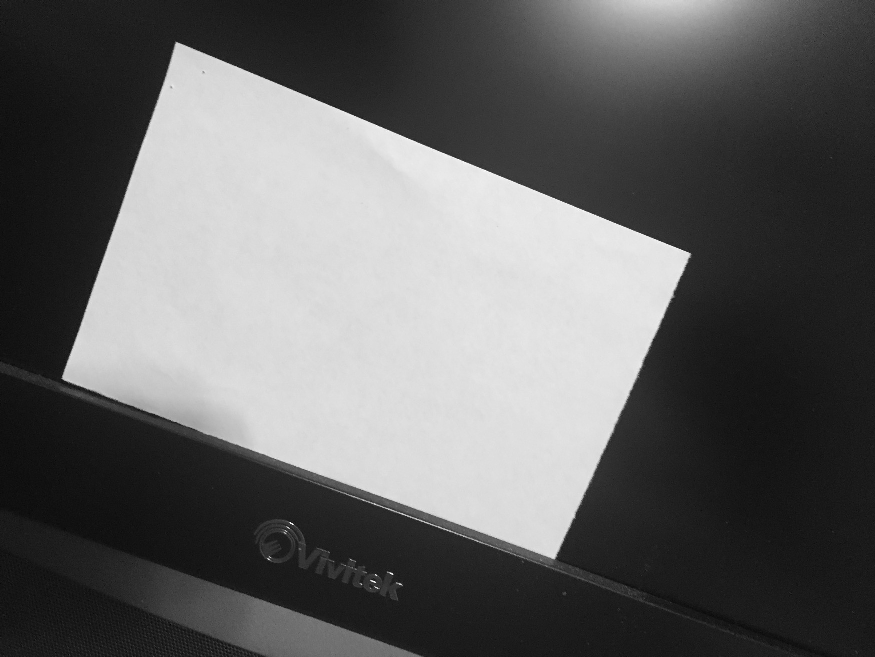
%> input picture E19 - Region Segmentation/input.png, 875 x 657 px
$ octave E19.m   (GNU Octave 9; MATLAB toolbox functions it lacks are replaced by stand-ins)
%> lines starting %> are read from the running program, lines starting %| are printed output that depends on the picture; in (x1, y1, x2, y2) boxes, pixels count from 0 and x2, y2 are one past the last pixel; in counts of white or black regions, pixels touching at a corner belong together; the program's own positions count from 1
### E19 - Region Segmentation/visualize_sp.m
function visualize_sp ( f, regionIm )

g = zeros(size(f), 'uint8');

r0 = min(regionIm(:));
r1 = max(regionIm(:));

for r = r0:r1
    t = regionIm == r;

    t2 = f(t);
    if ( numel(t2) > 0)
        g(t) = uint8(mean(t2));
    end
end

imshow ( g );

### E19 - Region Segmentation/E19.m
%f = imread('quad.png');% first part
%f = imread('diamond.png'); % second step
f =  imread('input.png'); %last step
%> f is the input picture: size 657x875 uint8; min 2, max 252, mean 98.6

[R,C] = size(f);% making all one matrix
%> R = 657; C = 875
allOne = ones(R,C);

processList = [1]; % create process List
T = 20; % the T value from assignment
regionNumber = 1; % start allOne number with 1
% quad T=100, diamond T = 20, input T = 10,20

while (numel(processList)>0)
    firstElement = processList(1);% get the first element
    processList = [processList(2:end)]; % move to next

    %calcuate the SD
    [R,C] = find(allOne == firstElement);
    %SD = std2(f);% not work
    SD =  std2(f(R(1):R(end),C(1):C(end)));

    if(SD>T)
        [R, C] = find(allOne==firstElement);
        rowStart = uint32(R(1));
        colStart = uint32(C(1));
        rowEnd = uint32(R(end));
        colEnd = uint32(C(end));

        sizeOfAllOne = allOne(rowStart:rowEnd,colStart:colEnd);
        checkTopRight = allOne(rowStart:(rowStart + rowEnd)/2,colStart:(colStart + colEnd)/2);%done
        checkBottomRight = allOne(rowStart:(rowStart + rowEnd)/2,(colStart + colEnd)/2 + 1 : colEnd);%done
        checkTopLeft = allOne((rowStart + rowEnd)/2 + 1: rowEnd,colStart:(colStart + colEnd)/2);%done
        checkBottomLeft = allOne((rowStart + rowEnd)/2+1 : rowEnd,(colStart + colEnd)/2+1 : colEnd);%done

        if (isempty(checkTopRight) ~=1 && sum( size(checkTopRight) ~= size(sizeOfAllOne))~=0)
            regionNumber = regionNumber + 1;
            allOne(rowStart:(rowStart+rowEnd)/2,colStart:(colStart+colEnd)/2) = regionNumber;
            processList = [processList regionNumber];
        end
        if (isempty(checkBottomRight) ~=1 && sum( size(checkBottomRight) ~= size(sizeOfAllOne))~=0)
            regionNumber = regionNumber+1;
            allOne(rowStart:(rowStart+rowEnd)/2,(colStart+colEnd)/2+1:colEnd) = regionNumber;
            processList = [processList regionNumber];
        end
        if (isempty(checkTopLeft) ~=1 && sum( size(checkTopLeft) ~= size(sizeOfAllOne))~=0)
            regionNumber = regionNumber+1;
            allOne((rowStart+rowEnd)/2+1:rowEnd,colStart:(colStart+colEnd)/2) = regionNumber;
            processList = [processList regionNumber];
        end
        if (isempty(checkBottomLeft) ~=1 && sum( size(checkBottomLeft) ~= size(sizeOfAllOne))~=0)
            regionNumber = regionNumber+1;
            allOne((rowStart+rowEnd)/2+1:rowEnd,(colStart+colEnd)/2+1:colEnd) = regionNumber;
            processList = [processList regionNumber];
        end
    end
end
%> this loop made 3147 passes
%> SD on passes 1 to 12: 69.14, 65.92, 62.07, 68.33, 72.49, 67.79, 70.51, 66.33, 2.17, 29.58, 31.12, 30.24
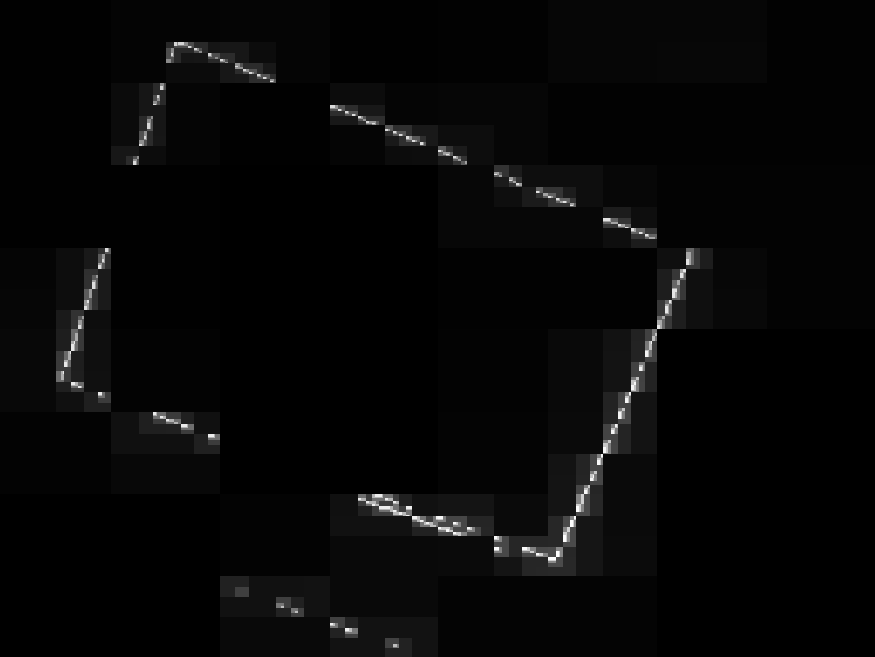
%> allOne: size 657x875 double; min 9, max 3147, mean 98.8; drawn with min black and max white
%> after the loop, checkTopRight = [3139; 3139]; colEnd = 551; colStart = 551; regionNumber = 3147; rowEnd = 559; rowStart = 558; sizeOfAllOne = [3139; 3139]
visualize_sp(f,allOne);
%> in visualize_sp, `r0 = min(regionIm(:));`: r0 = 9
%> in visualize_sp, `r1 = max(regionIm(:));`: r1 = 3147
%> the loop in visualize_sp, `for r = r0:r1` made 3139 passes
%> pass 1, in visualize_sp, `t = regionIm == r;`:
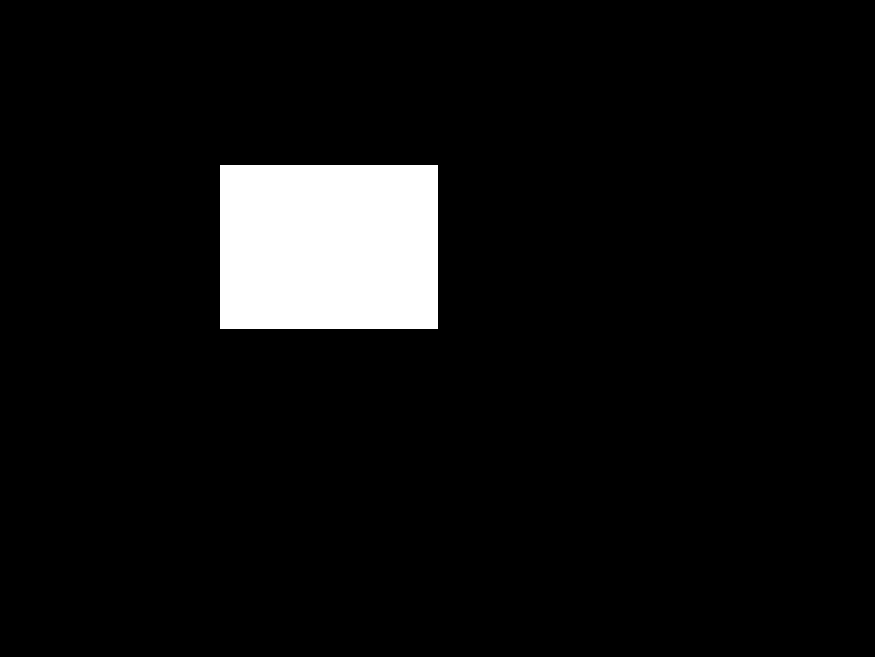
%> t: size 657x875 logical; 6.2% white; 1 white region, box (x1, y1, x2, y2) and area: (220, 165, 438, 329) 35752
%> after the loop in visualize_sp, `for r = r0:r1`:
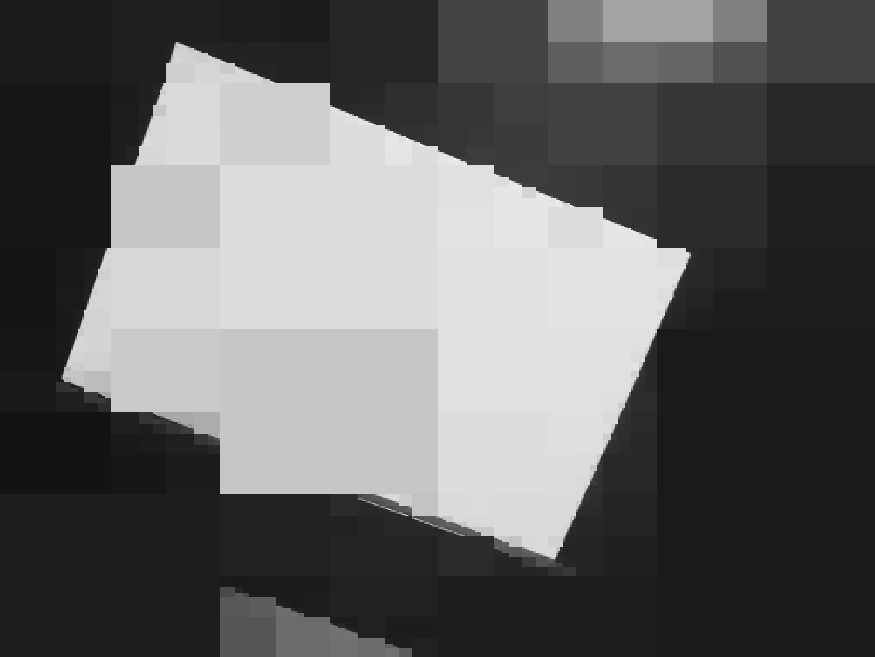
%> g: size 657x875 uint8; min 19, max 244, mean 98.6
